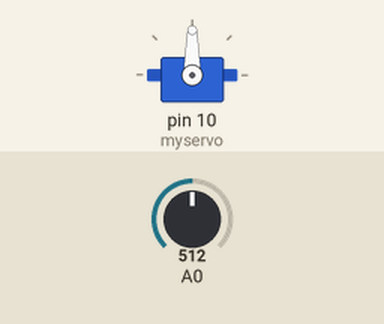
Bench run of a sketch on a simulated Arduino Uno, built with avr-gcc and run on an emulated ATmega328P. Parts: servo. The inputs (shaded band) are chosen by the test bench; at power-on: A0 = 512.

Above: at 1.2 s.
1.3 s: A0 set to 716
At 2.1 s:
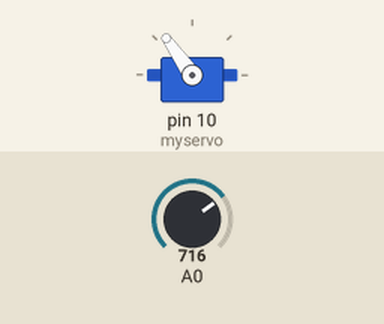
2.8 s: A0 set to 900
At 4.0 s:
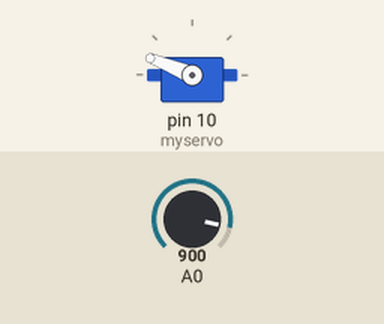
4.3 s: A0 set to 1023
At 5.5 s:
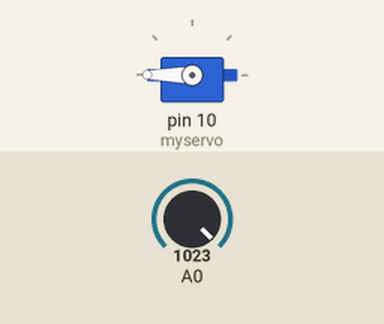
5.8 s: A0 set to 306
At 6.5 s:
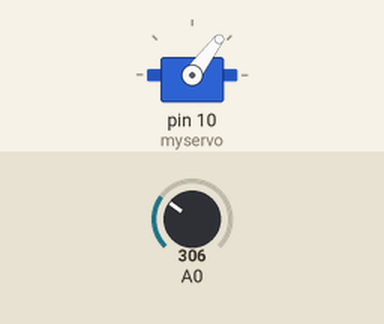
7.3 s: A0 set to 122
At 7.9 s:
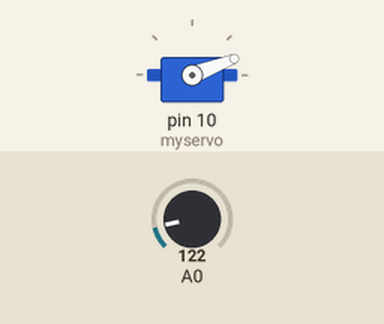
Timing chart, 0 to 9.8 s (numbered marks = the images above; inputs shaded):
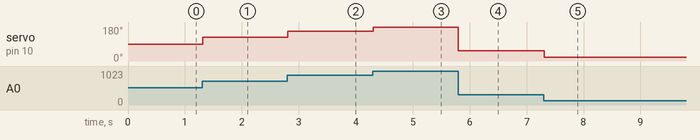

The sketch:

Servo_Joystick.ino
```cpp
#include <Servo.h>     // includes the library to use servo motors

Servo myservo;   // creating a servo in the program
int joystick;    // declaring a variale to use as out joystick
int val;         // declaring a variable to use the values coming from the joystick

void setup() {
myservo.attach(10);     // attaches the servo to pin 10 of the arduino
Serial.begin(9600);     // setup to use the serial monitor
}

void loop() {
joystick = analogRead(A0);                // the "joystick" variable reads the value coming from analog 0
val = map(joystick, 0, 1023, 0, 180);     // takes the bit values from joystick (0 - 1023) and converts it to 0 - 180 degrees and stores the value in the variable "val"
myservo.write(val);                       // writes the value of "val" to the servo motor
delay(15);                                // delay used to give the servo motor time to the reach the angle specified

}
```

Measured:
- after the input at 1.3 s, servo on pin 10 (myservo): 90° → 125° at once
- after the input at 2.8 s, servo on pin 10 (myservo): 125° → 158° at once
- after the input at 4.3 s, servo on pin 10 (myservo): 158° → 180° at once
- after the input at 5.8 s, servo on pin 10 (myservo): 180° → 53° at once
- after the input at 7.3 s, servo on pin 10 (myservo): 53° → 21° at once
